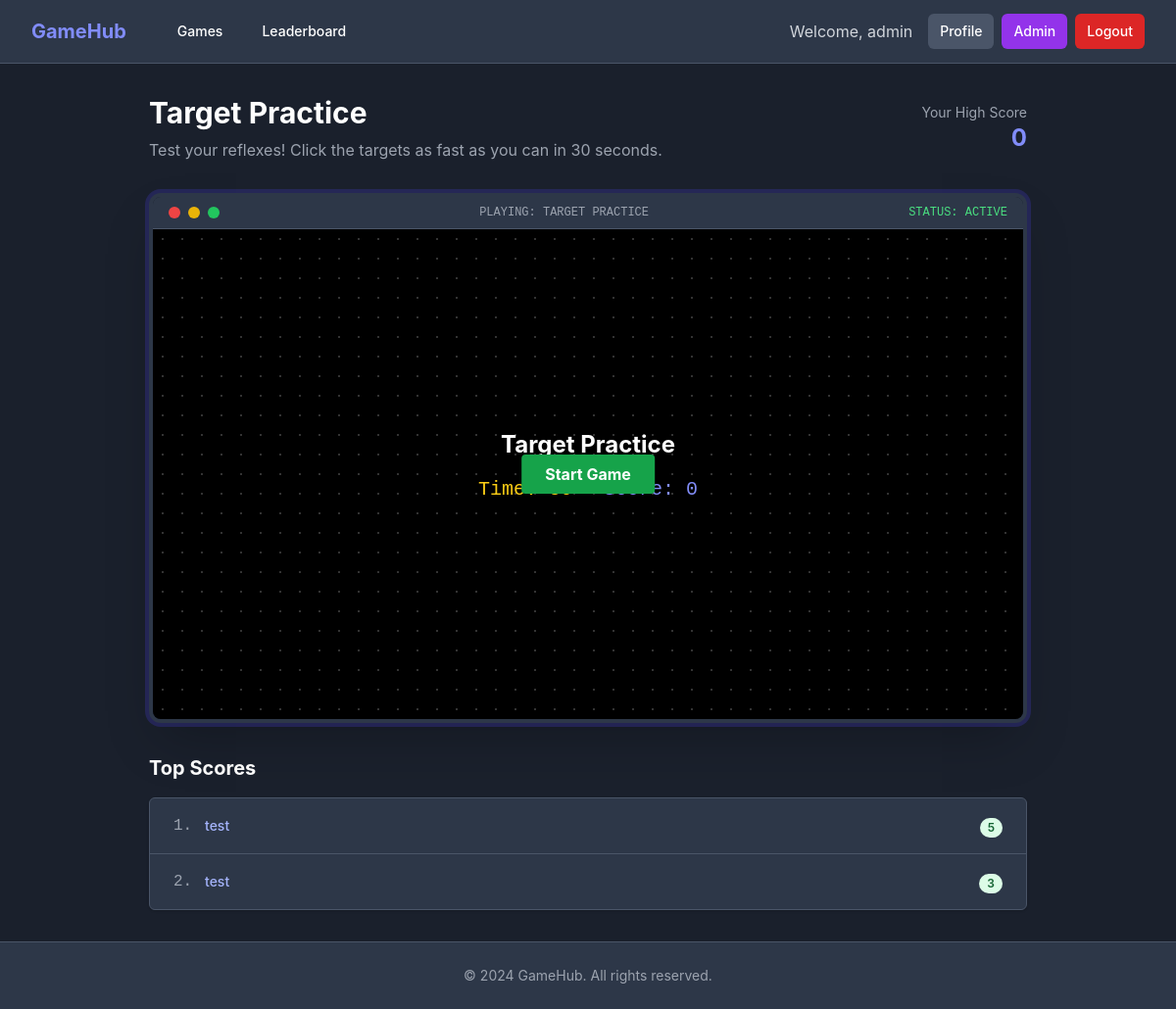
The page /game/target-practice (signed in) on the database its author committed.
### models.py (models this page shows, shortened)
class User(db.Model, UserMixin):
    id = db.Column(db.Integer, primary_key=True)
    username = db.Column(db.String(20), unique=True, nullable=False)
    email = db.Column(db.String(120), unique=True, nullable=False)
    password = db.Column(db.String(60), nullable=False)
    is_admin = db.Column(db.Boolean, default=False)
    scores = db.relationship('Score', backref='player', lazy=True)

class Game(db.Model):
    id = db.Column(db.Integer, primary_key=True)
    title = db.Column(db.String(100), nullable=False)
    description = db.Column(db.Text, nullable=False)
    slug = db.Column(db.String(50), unique=True, nullable=False)
    script_file = db.Column(db.String(50), nullable=False) # e.g., 'snake.js'
    scores = db.relationship('Score', backref='game_played', lazy=True)

class Score(db.Model):
    id = db.Column(db.Integer, primary_key=True)
    score = db.Column(db.Integer, nullable=False)
    date_posted = db.Column(db.DateTime, nullable=False, default=datetime.utcnow)
    user_id = db.Column(db.Integer, db.ForeignKey('user.id'), nullable=False)
    game_id = db.Column(db.Integer, db.ForeignKey('game.id'), nullable=False)

### app.py (the view)
@app.route("/game/<slug>")
@login_required
def play_game(slug):
    game_obj = Game.query.filter_by(slug=slug).first_or_404()
    top_scores = Score.query.filter_by(game_id=game_obj.id).order_by(Score.score.desc()).limit(5).all()
    user_high_score = db.session.query(func.max(Score.score)).filter_by(user_id=current_user.id, game_id=game_obj.id).scalar()
    return render_template('game.html', title=game_obj.title, game=game_obj, top_scores=top_scores, user_high_score=user_high_score)

### app.py (called while the page is built)
@login_manager.user_loader
def load_user(user_id):
    return User.query.get(int(user_id))

### templates/game.html (shortened to what this page needs)
{% extends "base.html" %}
{% block content %}
<div class="max-w-4xl mx-auto">
    <div class="mb-8 flex items-center justify-between">
        <div>
            <h1 class="text-3xl font-bold text-white">{{ game.title }}</h1>
            <p class="text-gray-400 mt-2">{{ game.description }}</p>
        </div>
        <div class="text-right">
            <p class="text-sm text-gray-400">Your High Score</p>
            <p class="text-2xl font-bold text-indigo-400">
                {% if user_high_score %}
                    {{ user_high_score }}
                {% else %}
                    0
                {% endif %}
            </p>
        </div>
    </div>
    <div class="relative rounded-xl overflow-hidden shadow-2xl border-4 border-gray-800 bg-gray-900 ring-4 ring-indigo-900 ring-opacity-50">
        <div class="bg-gray-800 px-4 py-2 flex justify-between items-center border-b border-gray-700">
            <div class="flex space-x-2">
                <div class="w-3 h-3 rounded-full bg-red-500 animate-pulse"></div>
                <div class="w-3 h-3 rounded-full bg-yellow-500"></div>
                <div class="w-3 h-3 rounded-full bg-green-500"></div>
            </div>
            <span class="text-xs font-mono text-gray-400">PLAYING: {{ game.title|upper }}</span>
            <div class="text-xs font-mono text-green-400">STATUS: ACTIVE</div>
        </div>
        <div class="bg-black relative" style="min-height: 500px; display: flex; align-items: center; justify-content: center; background-image: radial-gradient(#333 1px, transparent 1px); background-size: 20px 20px;">
            <div id="game-container" class="w-full h-full relative z-10">
            </div>
        </div>
    </div>
    <div class="mt-8">
        <h3 class="text-xl font-bold text-white mb-4">Top Scores</h3>
        <div class="bg-gray-800 shadow overflow-hidden sm:rounded-md border border-gray-700">
            <ul class="divide-y divide-gray-700">
                {% for score in top_scores %}
                <li class="px-4 py-4 sm:px-6">
                    <div class="flex items-center justify-between">
                        <div class="flex items-center">
                            <span class="text-gray-400 w-8 font-mono">{{ loop.index }}.</span>
                            <p class="text-sm font-medium text-indigo-300 truncate">
                                {{ score.player.username }}
                            </p>
                        </div>
                        <div class="flex-shrink-0">
                            <p class="px-2 inline-flex text-xs leading-5 font-semibold rounded-full bg-green-100 text-green-800">
                                {{ score.score }}
                            </p>
                        </div>
                    </div>
                </li>
                {% else %}
                <li class="px-4 py-4 text-center text-gray-500">No scores yet. Be the first!</li>
                {% endfor %}
            </ul>
        </div>
    </div>
</div>
{% endblock %}

### templates/base.html (shortened to what this page needs)
<!DOCTYPE html>
<html lang="en">
<head>
    <script src="https://cdn.tailwindcss.com"></script>
</head>
<body class="bg-gray-900 text-white min-h-screen flex flex-col">
    <nav class="bg-gray-800 border-b border-gray-700">
        <div class="max-w-7xl mx-auto px-4 sm:px-6 lg:px-8">
            <div class="flex items-center justify-between h-16">
                <div class="flex items-center">
                    <a href="{{ url_for('home') }}" class="flex-shrink-0 text-xl font-bold text-indigo-400">
                        GameHub
                    </a>
                    <div class="hidden md:block">
                        <div class="ml-10 flex items-baseline space-x-4">
                            <a href="{{ url_for('home') }}" class="hover:bg-gray-700 px-3 py-2 rounded-md text-sm font-medium">Games</a>
                            <a href="{{ url_for('leaderboard') }}" class="hover:bg-gray-700 px-3 py-2 rounded-md text-sm font-medium">Leaderboard</a>
                        </div>
                    </div>
                </div>
                <div class="hidden md:block">
                    <div class="ml-4 flex items-center md:ml-6">
                        {% if current_user.is_authenticated %}
                            <span class="text-gray-300 mr-4">Welcome, {{ current_user.username }}</span>
                            <a href="{{ url_for('profile') }}" class="bg-gray-700 hover:bg-gray-600 text-white px-3 py-2 rounded-md text-sm font-medium mr-2">Profile</a>
                            {% if current_user.is_admin %}
                                <a href="{{ url_for('admin') }}" class="bg-purple-600 hover:bg-purple-700 text-white px-3 py-2 rounded-md text-sm font-medium mr-2">Admin</a>
                            {% endif %}
                            <a href="{{ url_for('logout') }}" class="bg-red-600 hover:bg-red-700 text-white px-3 py-2 rounded-md text-sm font-medium">Logout</a>
                        {% else %}
                            <a href="{{ url_for('login') }}" class="text-gray-300 hover:bg-gray-700 hover:text-white px-3 py-2 rounded-md text-sm font-medium">Login</a>
                            <a href="{{ url_for('register') }}" class="bg-indigo-600 hover:bg-indigo-700 text-white px-3 py-2 rounded-md text-sm font-medium ml-2">Register</a>
                        {% endif %}
                    </div>
                </div>
            </div>
        </div>
    </nav>
    <main class="flex-grow container mx-auto px-4 sm:px-6 lg:px-8 py-8">
        {% block content %}{% endblock %}
    </main>
    <footer class="bg-gray-800 border-t border-gray-700 mt-auto">
        <div class="max-w-7xl mx-auto py-6 px-4 sm:px-6 lg:px-8">
            <p class="text-center text-gray-400 text-sm">
                &copy; 2024 GameHub. All rights reserved.
            </p>
        </div>
    </footer>
</body>
</html>

### templates/base.html (style rules this page uses)
body { font-family: 'Inter', sans-serif; }

### rows shown on the page
User: username "admin"
Game: title "Target Practice", description "Test your reflexes! Click the targets as fast as you can in 30 seconds.", title "TARGET PRACTICE"
Score: player.username "test", score "5"
Score: player.username "test", score "3"
